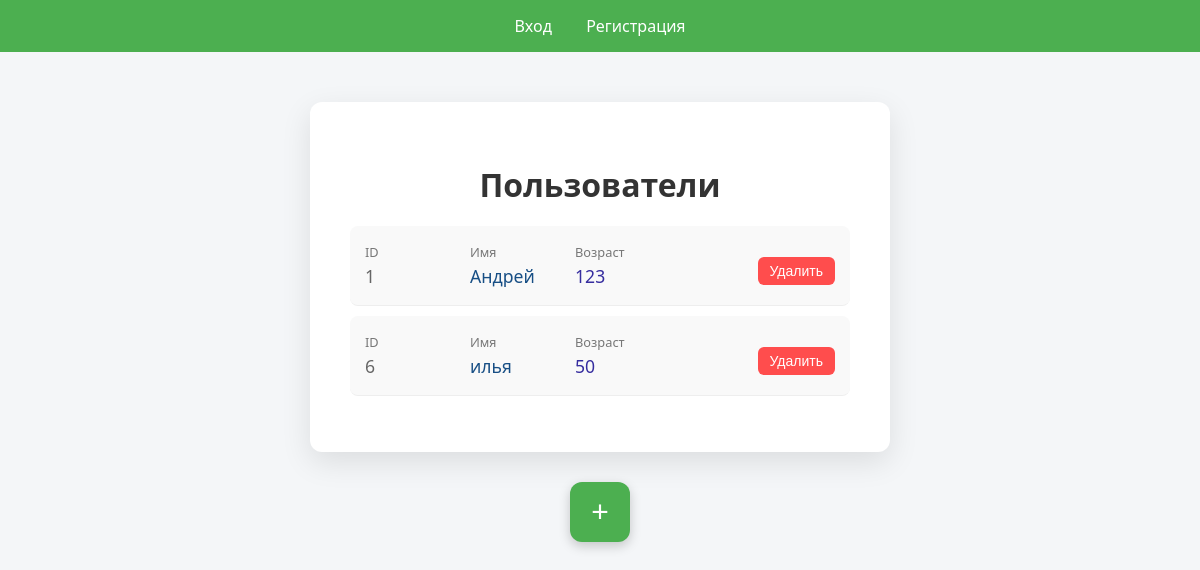
The app's page /, older data.
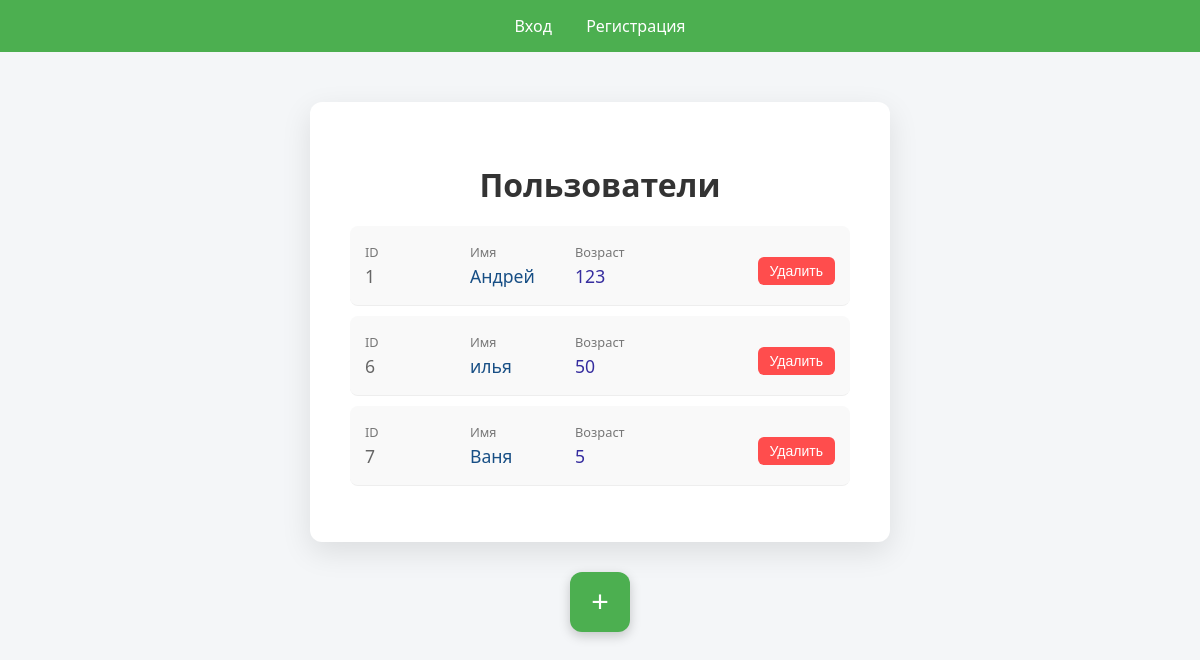
The same page, newer data.
### product/models.py (models this page shows)
class User(models.Model):
    name = models.CharField(max_length=30)
    age = models.IntegerField()
    archived = models.BooleanField(default=False)

### product/views.py (the view)
# urls.py: path('', views.index, name='index'),
def index(request):
    users = User.objects.filter(archived = False)
    return render(request, 'index.html', {'users': users})

### product/templates/index.html (shortened to what this page needs)
{% load static %}
<!DOCTYPE html>
<html lang="ru">
<head>
  <link rel="stylesheet" href="{% static 'product/css/styles.css' %}">
</head>
<body>
<header>
    <nav>
      {% if user.is_authenticated %}
        <span>Привет, {{ user.username }}!</span>
        <a href="/logout/" >Выход</a>
      {% else %}
        <a href="{% url 'login' %}">Вход</a>
        <a href="{% url 'register' %}">Регистрация</a>
      {% endif %}
    </nav>
  </header>
<div class="container">
  <h1>Пользователи</h1>
  <ul class="user-list">
    {% for user in users %}
    <li>
      <a href="/show/{{ user.id }}" class="user-info">
        <div class="user-field user-id">
          <span class="field-label">ID</span>
          <span class="field-value">{{ user.id }}</span>
        </div>
        <div class="user-field user-name">
          <span class="field-label">Имя</span>
          <span class="field-value">{{ user.name }}</span>
        </div>
        <div class="user-field user-age">
          <span class="field-label">Возраст</span>
          <span class="field-value">{{ user.age }}</span>
        </div>
      </a>
      <div class="actions">
        <a href="{% url 'delete' user.id %}">
          <button class="delete-btn">Удалить</button>
        </a>
      </div>
    </li>
    {% endfor %}
  </ul>
</div>
<button class="add-button" onclick="window.location.href='new'">+</button>
</body>
</html>

Row changes from the older to the newer data that the page shows:
added User: id "7", name "Ваня", age "5"
